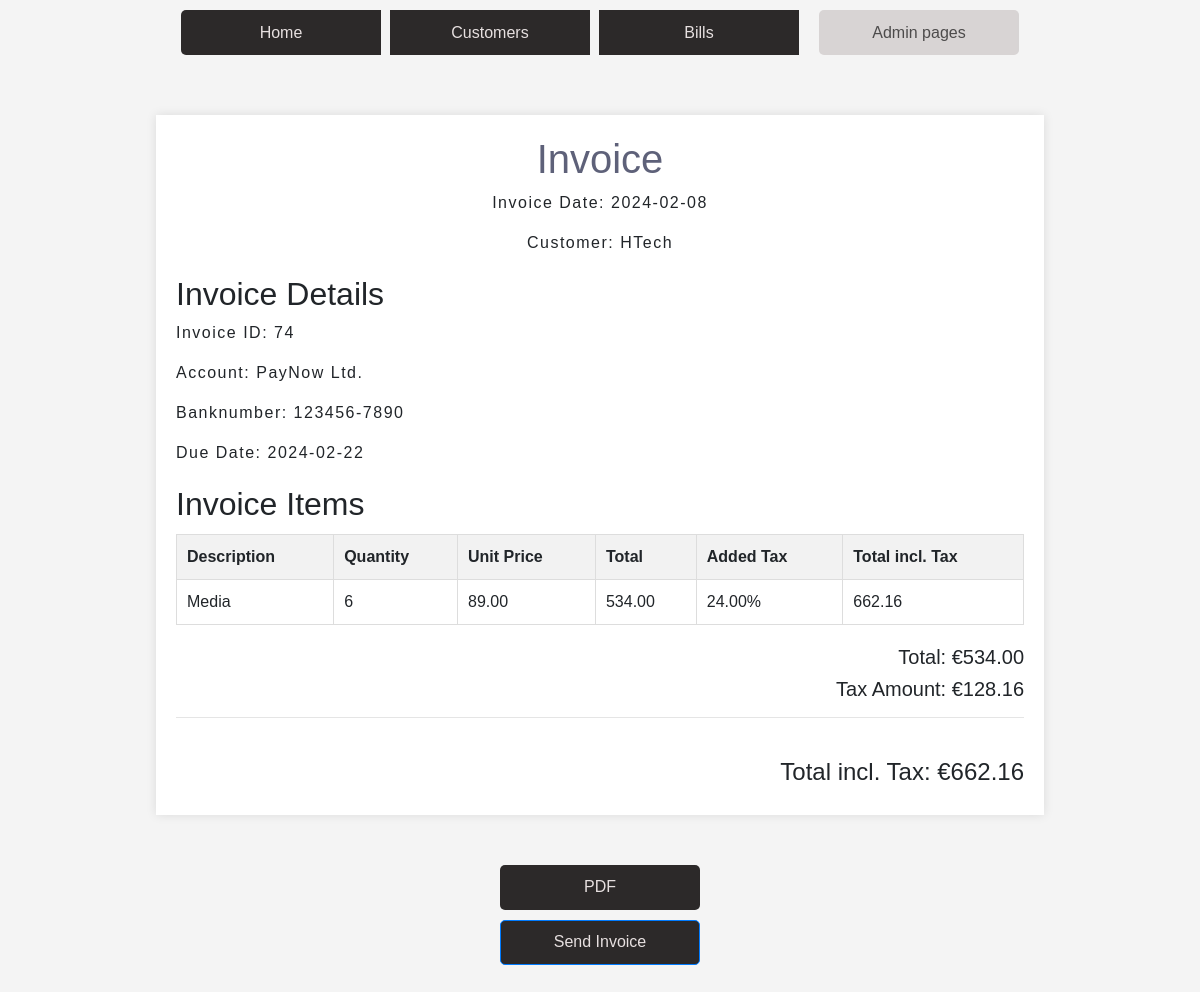
/invoice/74/preview/, run on an earlier commit of the app's database.
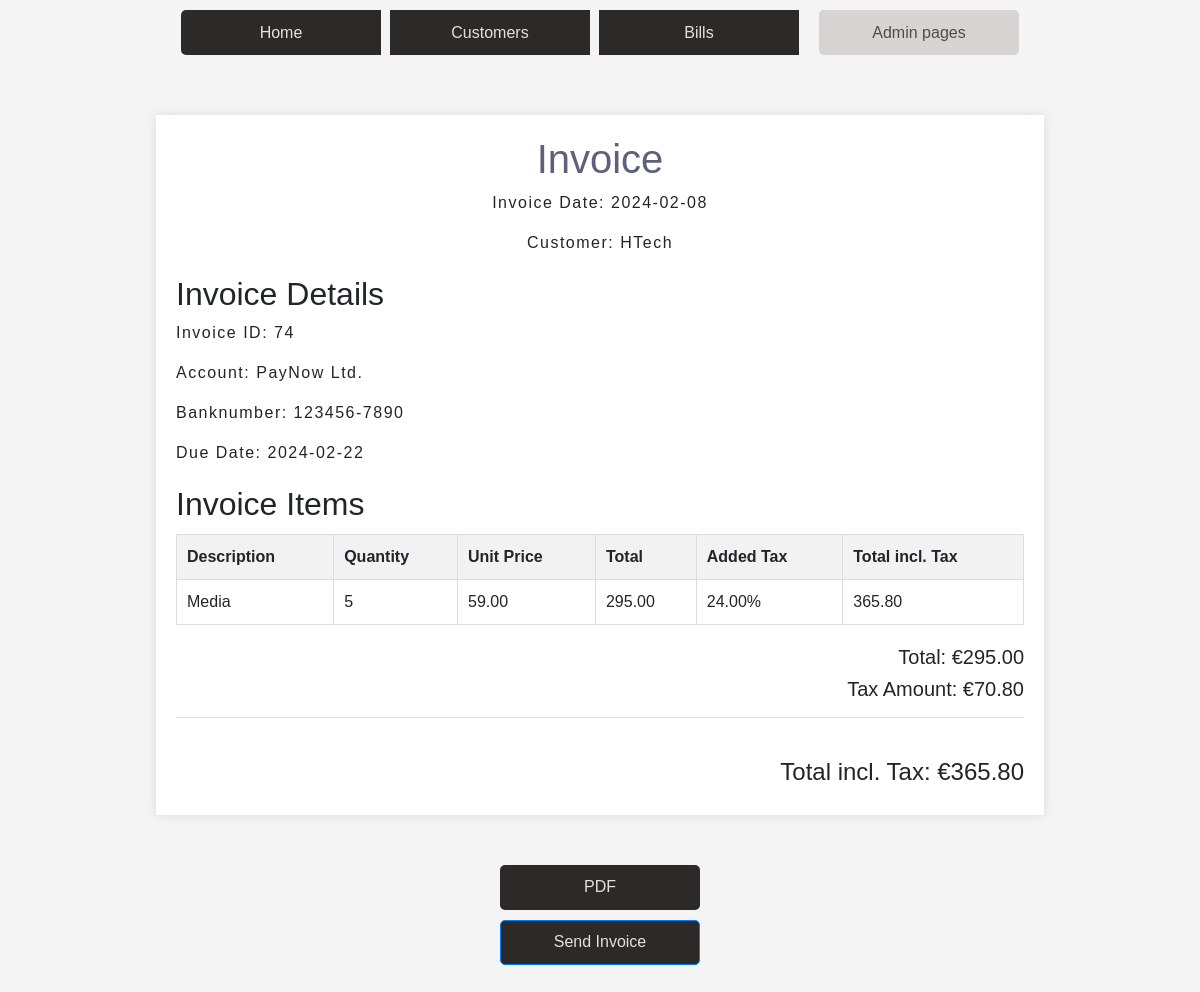
And on a later commit of the database.
### app/models.py (models this page shows, shortened)
class InvoiceRows(models.Model):
    title = models.CharField(max_length = 100, default=None, blank=True, null=True)
    price = models.DecimalField(max_digits = 10, decimal_places=2, default=Decimal('0.00'), blank=True, null=True)
    quantity = models.IntegerField(default = 0, null=True)
    total = models.DecimalField(max_digits = 10, decimal_places=2, default=Decimal('0.00'), null=True)
    total_with_tax = models.DecimalField(max_digits=10, decimal_places=2, default=Decimal('0.00'), null=True)
    invoice = models.ForeignKey(Invoice, on_delete =models.PROTECT)
    vat = models.ForeignKey(Vat, on_delete =models.PROTECT, blank=True, null=True)
    vat_amount = models.DecimalField(max_digits=10, decimal_places=2, default=Decimal('0.00'), null=True)

class Vat(models.Model):
    code = models.CharField(max_length = 50, default="M24")
    description = models.CharField (max_length = 50, default="VAT (Value Added Tax @ 24%)")
    percent = models.DecimalField(max_digits = 5, decimal_places=2, default=Decimal('0.24'))

class Invoice(models.Model):
    invoiceDate = models.DateTimeField(auto_now_add=True)
    dueDate = models.DateTimeField(default=datetime.now() + timedelta(days=14)) #time + 14 days
    customerAccount = models.ForeignKey(CustomerAccount, on_delete =models.PROTECT)
    account = models.ForeignKey(Account, on_delete =models.PROTECT)

class Account(models.Model):
    name = models.CharField(max_length =20, default=None)
    address = models.CharField(max_length =50, default=None)
    phone = models.CharField(max_length =50, default=None)
    mail = models.CharField(max_length =50, default=None)
    vat = models.CharField(max_length =20, default=None)
    bankAccountNr = models.CharField(max_length =20, default=None)

### app/views.py (the view)
# urls.py: path('invoice/<int:id>/preview/', preview_invoice, name='preview_invoice'),
def preview_invoice(request, id):
    try:
        invoice_instance = get_object_or_404(Invoice, id=id)
        invoice_rows = InvoiceRows.objects.filter(invoice=invoice_instance)
        invoice_data = {
            'invoice_id': invoice_instance.id,
            'date': invoice_instance.invoiceDate,
            'customer': invoice_instance.customerAccount.name,
            'items': [
                {'description': ir.title, 'quantity': ir.quantity, 'unit_price': ir.price, 'total': ir.total, 'total_with_tax': ir.total_with_tax}
                for ir in invoice_rows
            ],
        }
        invoicelist = Invoice.objects.all()
        context = {
            'invoice': invoice_data,
            'invoicerow': invoice_rows,
            'invoices': invoicelist,
        }
        return render(request, 'invoice_preview.html', context)
    except Exception as e:
        import traceback
        traceback.print_exc()
        return HttpResponse("An error occurred while processing the request.", status=500)

### app/templates/invoice_preview.html (shortened to what this page needs)
{% extends 'index.html' %}
{%load static%}
{% block content %}
<!DOCTYPE html>
<html lang="en">
<head>
</head>
<body>
    {% for ir in invoicerow %}
    <div class="invoice">
        <div class="header">
            <h1>Invoice</h1>
            <p>Invoice Date: {{ invoice.date|date:"Y-m-d" }}</p>
            <p>Customer: {{ invoice.customer }}</p>
        </div>
        <div class="invoice-details">
            <h2>Invoice Details</h2>
            <p>Invoice ID: {{ ir.invoice.id }}</p>
            <p>Account: {{ ir.invoice.account.name }}</p>
            <p>Banknumber: {{ ir.invoice.account.bankAccountNr }}</p>
            <p>Due Date: {{ ir.invoice.dueDate|date:"Y-m-d" }}</p>
        </div>
        <div class="invoice-items">
            <h2>Invoice Items</h2>
            <table>
                <thead>
                    <tr>
                        <th>Description</th>
                        <th>Quantity</th>
                        <th>Unit Price</th>
                        <th>Total</th>
                        <th>Added Tax</th>
                        <th>Total incl. Tax</th>
                    </tr>
                </thead>
                <tbody>
                    {% for item in invoice.items %}
                        <tr>
                            <td>{{ item.description }}</td>
                            <td>{{ item.quantity }}</td>
                            <td>{{ item.unit_price }}</td>
                            <td>{{ item.total }}</td>
                            <td>{{ ir.vat.percent }}%</td>
                            <td>{{ ir.total_with_tax }}</td>
                        </tr>
                    {% endfor %}
                </tbody>
            </table>
        </div>
        <div class="total">
            <h5>Total: €{{ ir.total }}</h5>
            <h5>Tax Amount: €{{ ir.vat_amount }}</h5><hr>
            <br>
            <h4>Total incl. Tax: €{{ ir.total_with_tax }}</h4>
        </div>
    </div>
    {% endfor %}
</body>
</html>
{% if invoicerow %}
    {% for ir in invoicerow %}
        <center>
        <a href="{% url 'generate_pdf' id=ir.invoice.id %}" class="btn">PDF</a>
        <a href="{% url 'send_invoice' id=invoice.invoice_id %}" class="btn btn-primary">Send Invoice</a>
        </center>
    {% endfor %}
{% else %}
    <p>No invoicerow data available</p>
{% endif %}
{% endblock %}

What changed in the data, as far as the page shows it:
changed InvoiceRows "Media": total "534.00" → "295.00"; vat_amount "128.16" → "70.80"; total_with_tax "662.16" → "365.80"
Also different on the page:
new list line: "Media 5 59.00 295.00 24.00 % 365.80"
list line gone: "Media 6 89.00 534.00 24.00 % 662.16"
